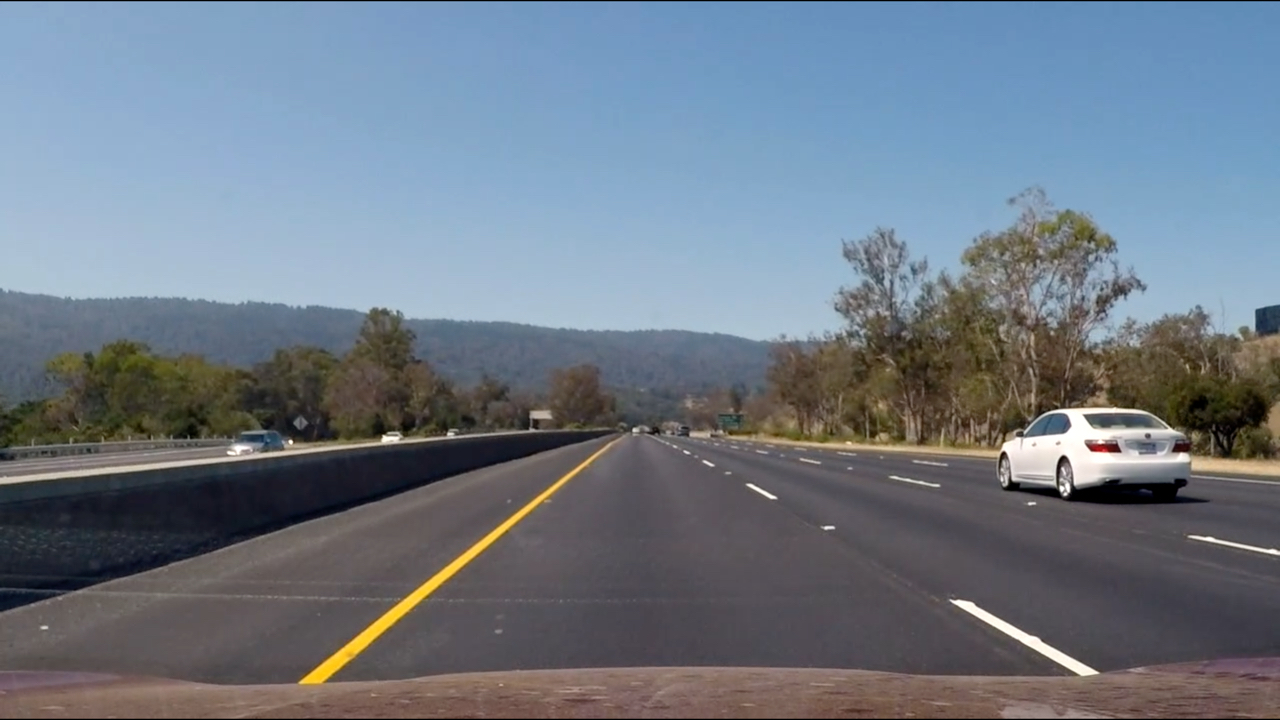
#> input picture test_images/straight_road_1x.jpg, 1280 x 720 px
$ python -i threshold_helpers.py   (imports and definitions only)   (older library calls are emulated)
#> lines starting #> are read from the running program, lines starting #| are printed output that depends on the picture; after the words box and inside, x2 and y2 are one past the last pixel; in counts of white or black regions, pixels touching at a corner belong together
import os
import cv2
import pickle
import numpy as np
import matplotlib.pyplot as plt
import matplotlib.image as mpimg

from calibrate import undist

'''
calculate the threshold of x or y sobel given certain thesh and kernel sizes
'''
def abs_sobel_thresh(img, orient='x', sobel_kernel=3, thresh=(0, 255)):
  # grayscale image
#> called with orient = 'x', sobel_kernel = 3, thresh = (12, 120)
  red = img[:, :, 0]

  # find abs sobel thresh
  if orient == 'x':
    sobel = cv2.Sobel(red, cv2.CV_64F, 1, 0, ksize=sobel_kernel)
  else:
    sobel = cv2.Sobel(red, cv2.CV_64F, 0, 1, ksize=sobel_kernel)

  #get abs value
  abs_sobel = np.absolute(sobel)
  scaled = np.uint8(255*abs_sobel/np.max(abs_sobel))

  grad_binary = np.zeros_like(scaled)
  grad_binary[(scaled >= thresh[0]) & (scaled <= thresh[1])] = 1
  return grad_binary


'''
calculate magnitude of gradient given an image and threshold
'''
def mag_thresh(img, sobel_kernel=3, mag_thresh=(0, 255)):
  # gray scale
  red = img[:, :, 0]
  gray = cv2.cvtColor(img, cv2.COLOR_RGB2GRAY)

  # given the magnitude of threshold for the combined two, return
  abs_x = np.absolute(cv2.Sobel(red, cv2.CV_64F, 1, 0, ksize=sobel_kernel))
  abs_y = np.absolute(cv2.Sobel(red, cv2.CV_64F, 0, 1, ksize=sobel_kernel))

  mag = np.sqrt(abs_x ** 2 + abs_y ** 2)
  scaled = (255*mag/np.max(mag))

  binary_output = np.zeros_like(scaled)
  binary_output[(scaled >= mag_thresh[0]) & (scaled <= mag_thresh[1])] = 1
  return binary_output

'''
calculate direction of gradient given image and thresh
'''
def dir_thresh(img, sobel_kernel=3, thresh=(0, np.pi/2)):
  # red = img[:, :, 0]

  gray = cv2.cvtColor(img, cv2.COLOR_RGB2GRAY)

  # given the magnitude of threshold for the combined two, return
  abs_x = np.absolute(cv2.Sobel(gray, cv2.CV_64F, 1, 0, ksize=sobel_kernel))
  abs_y = np.absolute(cv2.Sobel(gray, cv2.CV_64F, 0, 1, ksize=sobel_kernel))

  sobel_dir = np.arctan2(abs_y, abs_x)

  binary_output = np.zeros_like(sobel_dir)
  binary_output[(sobel_dir >= thresh[0]) & (sobel_dir <= thresh[1])] = 1
  return binary_output

'''
calculate the threshold of the hls values
'''
def hls_thresh(img, thresh=(0, 255)):
  hls = cv2.cvtColor(img, cv2.COLOR_RGB2HLS)

  s_channel = hls[:, :, 2]

  binary_output = np.zeros_like(s_channel)
  binary_output[(s_channel > thresh[0]) & (s_channel <= thresh[1])] = 1

  return binary_output

'''
get v channel from hsv
'''
def hsv_thresh(img, thresh=(0, 255)):
  hsv = cv2.cvtColor(img, cv2.COLOR_RGB2HSV)

  v_channel = hsv[:, :, 2]

  binary_output = np.zeros_like(v_channel)
  binary_output[(v_channel > thresh[0]) & (v_channel <= thresh[1])] = 1

  return binary_output

'''
combine the thresholding functions
'''
def combo_thresh(img):


  x_thresholded = abs_sobel_thresh(img, orient='x', sobel_kernel=3, thresh=(12, 120))
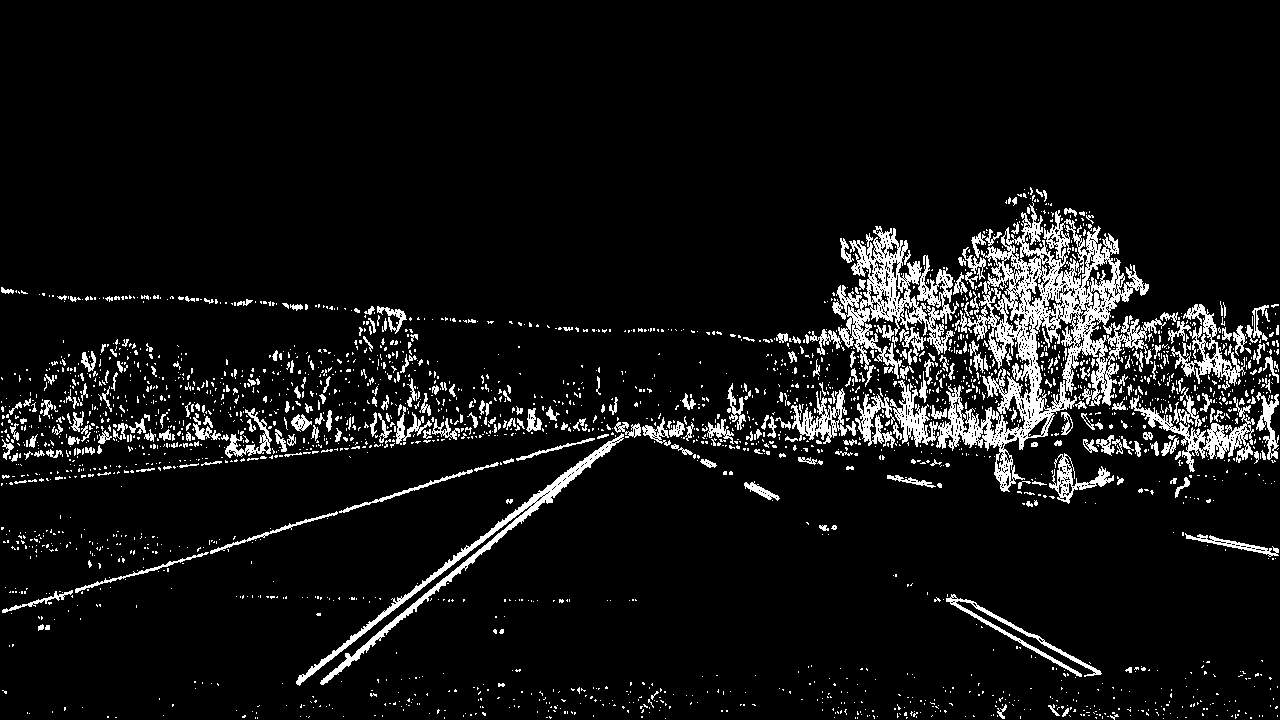
#> x_thresholded: shape (720, 1280); values 0 (black) and 1 (white), 7.6% white; 2681 white regions (2349 under 20 px), largest, box (x1, y1, x2, y2) and area: (890, 202, 1166, 492) 18747, (832, 226, 959, 379) 6327, (296, 433, 624, 686) 4175
  # plt.imshow(x_thresholded, cmap='gray')
  # plt.title('xthresh')
  # plt.show()

  y_thresholded = abs_sobel_thresh(img, orient='y', sobel_kernel=3, thresh=(25, 100))
#> y_thresholded: shape (720, 1280); values 0 (black) and 1 (white), 5.1% white in thin lines or dots
  # plt.imshow(y_thresholded, cmap='gray')
  # plt.title('ythresh')
  # plt.show()

  # was 90
  hls_thresholded = hls_thresh(img, thresh=(100, 255))
#> in hls_thresh, `hls = cv2.cvtColor(img, cv2.COLOR_RGB2HLS)`: hls: shape (720, 1280, 3); mean of channels 0, 1, 2 90.4, 121.4, 59.8
#> hls_thresholded: shape (720, 1280); values 0 (black) and 1 (white), 14.9% white; 2133 white regions (1929 under 20 px), largest, box (x1, y1, x2, y2) and area: (518, 6, 1280, 187) 66761, (305, 129, 753, 225) 11836, (0, 18, 308, 170) 11313
  # plt.imshow(hls_thresholded, cmap='gray')
  # plt.title('hls')
  # plt.show()
  hsv_thresholded = hsv_thresh(img, thresh=(50, 255))
#> in hsv_thresh, `hsv = cv2.cvtColor(img, cv2.COLOR_RGB2HSV)`: hsv: shape (720, 1280, 3); mean H, S, V 90.4, 65, 140.3
#> hsv_thresholded: shape (720, 1280); values 0 (black) and 1 (white), 94.6% white; 326 black regions (264 under 20 px), largest, box (x1, y1, x2, y2) and area: (0, 431, 616, 591) 30815, (1175, 387, 1268, 457) 3176, (1003, 479, 1209, 505) 2826

  dir_thresholded = dir_thresh(img, sobel_kernel=15, thresh=(.7, 1.2))
#> in dir_thresh, `sobel_dir = np.arctan2(abs_y, abs_x)`:
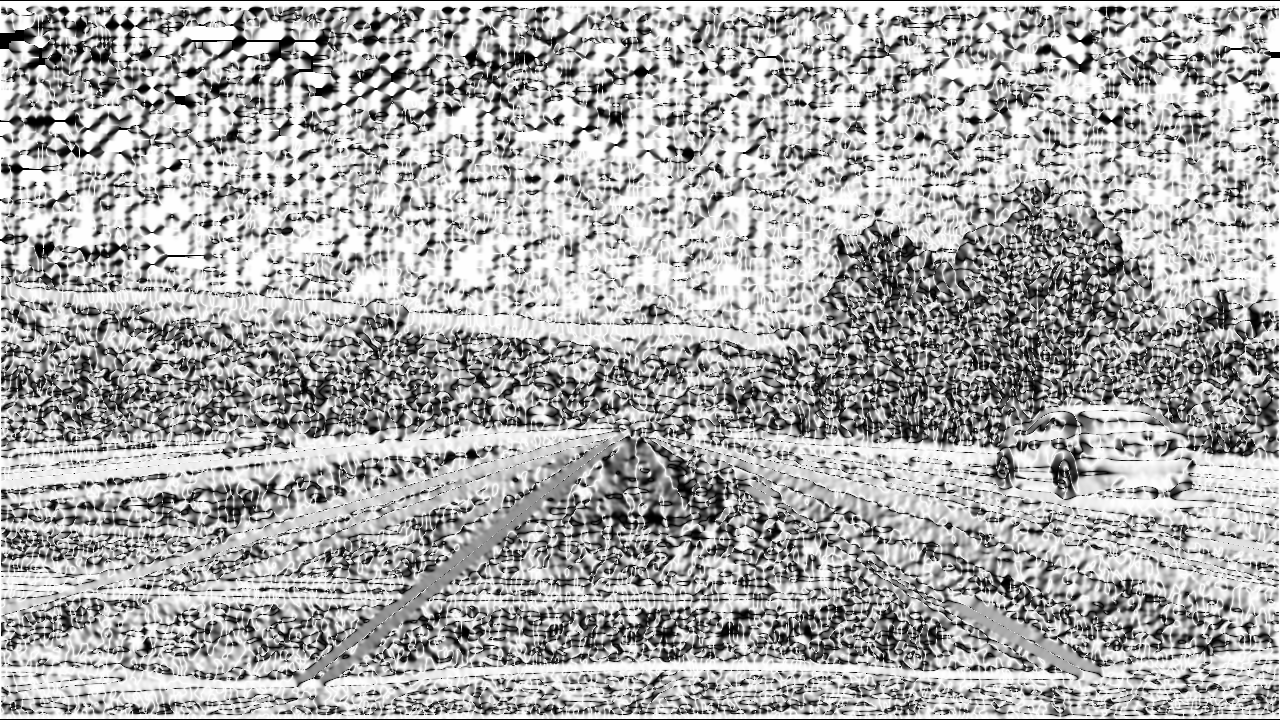
#> sobel_dir: shape (720, 1280) float64; min 0, max 1.57, mean 1.05; drawn with min black and max white
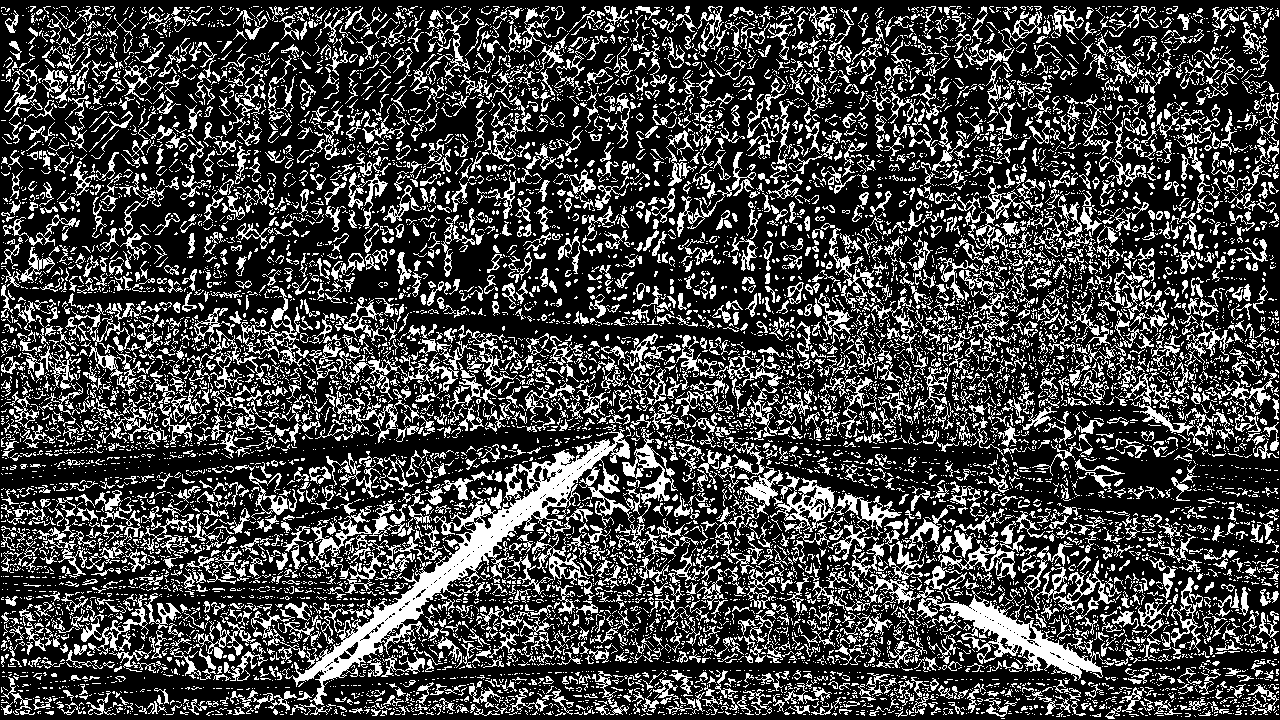
#> dir_thresholded: shape (720, 1280) float64; values 0 (black) and 1 (white), 26.9% white in thin lines or dots
  # plt.imshow(dir_thresholded, cmap='gray')
  # plt.title('directional')
  # plt.show()


  mag_thresholded = mag_thresh(img, sobel_kernel=3, mag_thresh=(30, 100))
#> mag_thresholded: shape (720, 1280) float64; values 0 (black) and 1 (white), 5.8% white in thin lines or dots
  # [25 lines of commented-out code are left out]


  binary_output = np.zeros_like(dir_thresholded)
  binary_output[((hsv_thresholded == 1) & (hls_thresholded == 1)) | ((x_thresholded == 1) & (y_thresholded == 1))] = 1

  # binary_output[(((dir_thresholded == 1) | (mag_thresholded == 1) ) & (hls_thresholded == 1)) | ((x_thresholded == 1) & (y_thresholded == 1))] = 1
  #
  return binary_output

'''
given a directory, return an array of all images in it
'''
def get_file_images(directory):
  file_list = os.listdir(directory)
  first_image = mpimg.imread(directory + '/' + file_list[1])
  all_images = np.array([first_image])
  # print('all_images shape', all_images.shape)

  for img_num in range(2, len(file_list)):
    img_name = file_list[img_num]
    if not img_name.startswith('.'):
      # print('img name is', img_name)
      image = mpimg.imread(directory + '/' + img_name)
      # undist_img = undist(image, mtx, dist)
      all_images = np.append(all_images, np.array([image]), axis=0)

  # print('final shape', all_images.shape)
  return all_images

'''
for each image in array, print
'''
def show_images(images):
  fig = plt.figure()
  for num in range(1, len(images)):
    image = images[num]
    fig.add_subplot(3, 3, num)
    plt.title(num)
    plt.imshow(image, cmap='gray')

  plt.show()

'''
run thresholding function on each image so that can see how it works on all
'''
def threshold_all(directory, func):
  file_list = os.listdir(directory)
  first_image = mpimg.imread(directory + '/' + file_list[1])
  thresholded_image = func(first_image)
  result = np.array([thresholded_image])

  for img_num in range(0, len(file_list)):
    img_name = file_list[img_num]
    if not img_name.startswith('.'):
      image = mpimg.imread(directory + '/' + img_name)
      thresholded_image = func(image)
      result = np.append(result, np.array([thresholded_image]), axis=0)

  return result


# [8 lines not run here, left out]


  # [14 lines of commented-out code are left out]

>>> import cv2
>>> picture = cv2.cvtColor(cv2.imread('test_images/straight_road_1x.jpg'), cv2.COLOR_BGR2RGB)
>>> result = combo_thresh(picture)
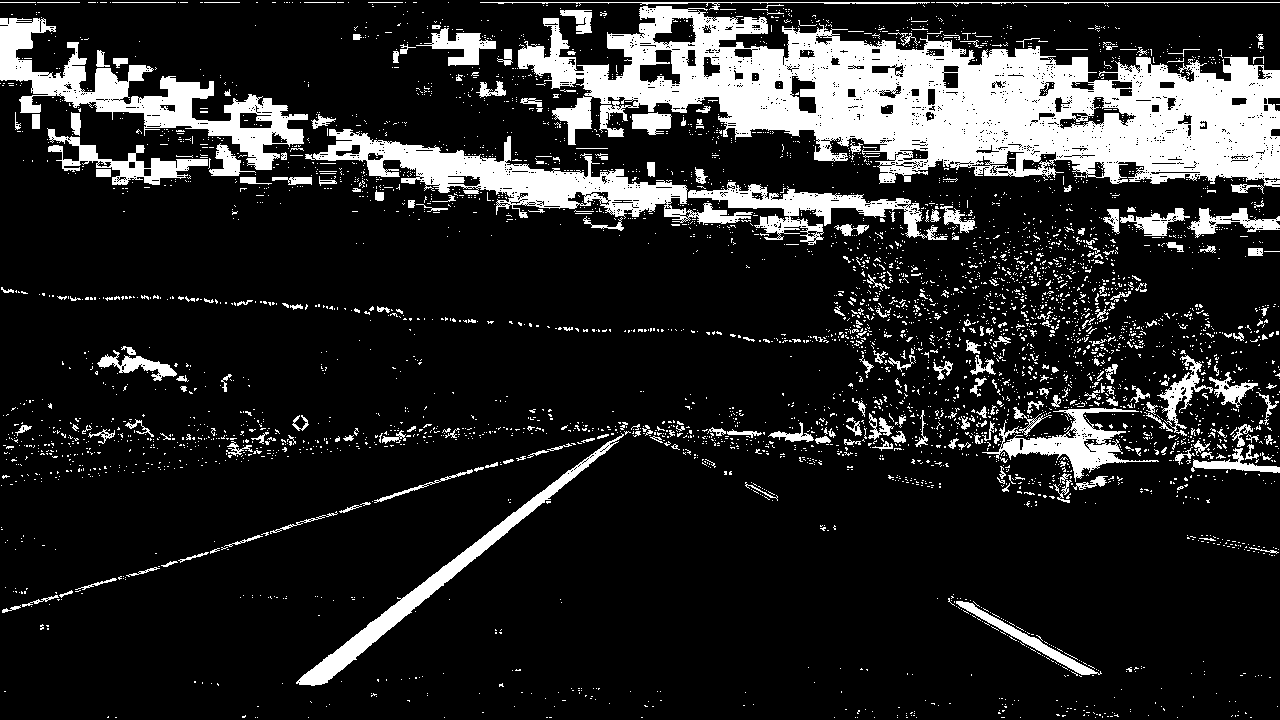
#> result: shape (720, 1280) float64; values 0 (black) and 1 (white), 15.7% white; 4586 white regions (4306 under 20 px), largest, box (x1, y1, x2, y2) and area: (518, 6, 1280, 187) 66761, (305, 129, 753, 225) 11836, (0, 18, 308, 170) 11313
